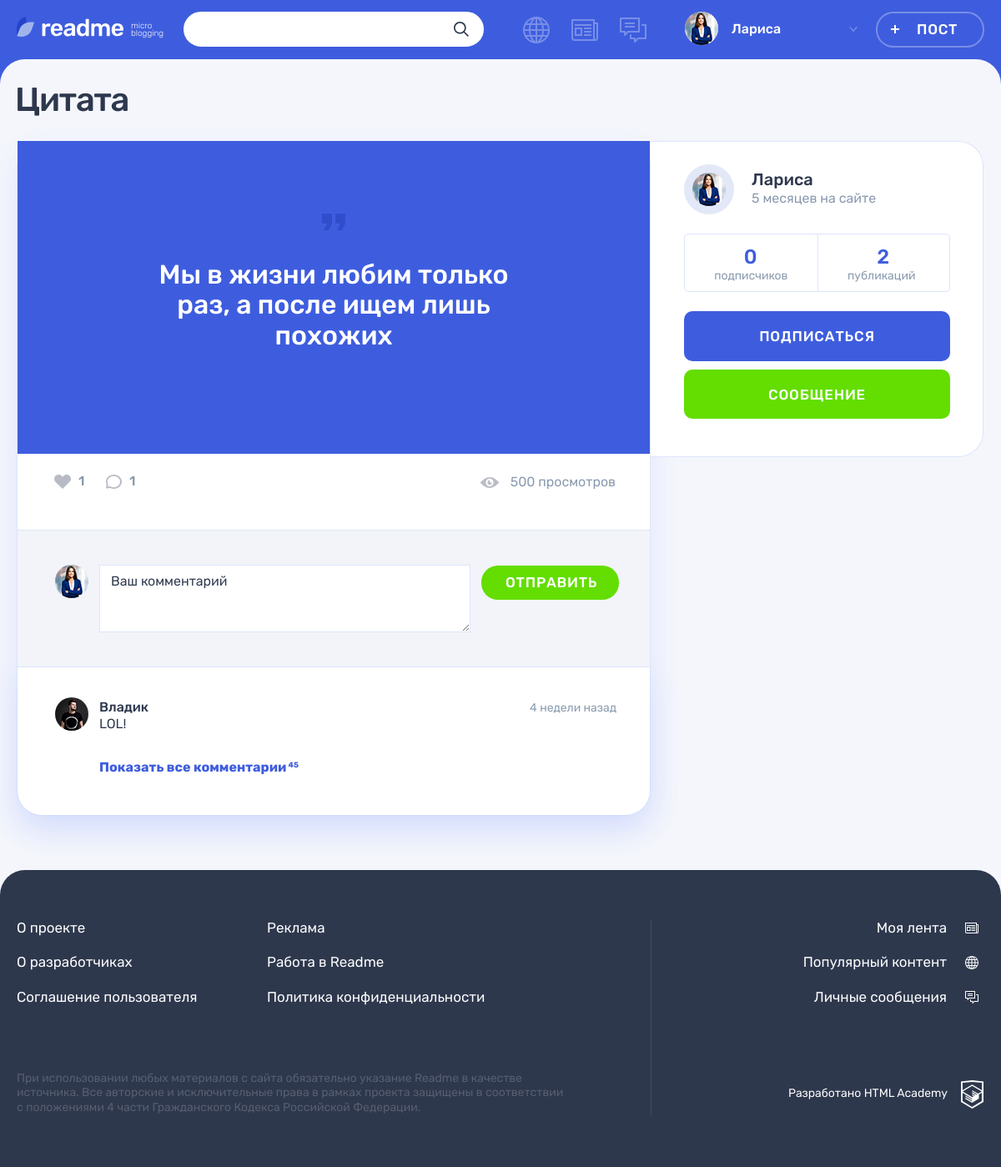
Page /post.php?postId=1 (signed in) on the committed database.
### tables this page shows
CREATE TABLE IF NOT EXISTS `users` (
  `users_id` INT NOT NULL AUTO_INCREMENT,
  `registration_date` DATETIME NOT NULL,
  `email` VARCHAR(225) NOT NULL,
  `name` VARCHAR(225) NOT NULL,
  `password` VARCHAR(225) NOT NULL,
  `avatar` VARCHAR(225) NULL,
  `contact_info` VARCHAR(225) NULL,
  PRIMARY KEY (`users_id`),
  UNIQUE INDEX `idusers_UNIQUE` (`users_id` ASC),
  UNIQUE INDEX `email_UNIQUE` (`email` ASC));

CREATE TABLE IF NOT EXISTS `posts` (
  `posts_id` INT NOT NULL AUTO_INCREMENT,
  `post_date` DATETIME NOT NULL,
  `title` TEXT(120) NOT NULL,
  `content` TEXT NOT NULL,
  `quote_author` VARCHAR(225) NULL,
  `img_url` VARCHAR(225) NULL,
  `video_url` VARCHAR(225) NULL,
  `users_site_url` VARCHAR(225) NULL,
  `number_of_views` INT NOT NULL DEFAULT 0,
  `users_id` INT NOT NULL,
  `content_types_id` INT NOT NULL,
  `isrepost` INT NOT NULL DEFAULT 0,
  `user_author_id` INT NOT NULL DEFAULT 0,
  `user_author_name` VARCHAR(225) NULL,
  `post_origin_id` INT DEFAULT 0,
  `post_origin_date` VARCHAR(225) DEFAULT 0,
  PRIMARY KEY (`posts_id`),
  INDEX `id_UNIQUE` (`posts_id` ASC),
  INDEX `users_to_posts_idx` (`users_id` ASC),
  INDEX `fk_posts_content_types1_idx` (`content_types_id` ASC),
  FULLTEXT INDEX `posts_search` (`title`, `content`),
  CONSTRAINT `users_to_posts`
    FOREIGN KEY (`users_id`)
    REFERENCES `users` (`users_id`)
    ON DELETE NO ACTION
    ON UPDATE NO ACTION,
  CONSTRAINT `posts_to_content_types`
    FOREIGN KEY (`content_types_id`)
    REFERENCES `content_types` (`content_types_id`)
    ON DELETE NO ACTION
    ON UPDATE NO ACTION);

CREATE TABLE IF NOT EXISTS `likes` (
  `likes_id` INT NOT NULL AUTO_INCREMENT,
  `likes_date` VARCHAR(255) NOT NULL,
  `post_id` INT NOT NULL,
  `user_id` INT NOT NULL,
  PRIMARY KEY (`likes_id`),
  INDEX `fk_posts_has_users_users1_idx` (`user_id` ASC),
  INDEX `fk_posts_has_users_posts1_idx` (`post_id` ASC, `likes_id` ASC),
  UNIQUE INDEX `posts_likes_id_UNIQUE` (`likes_id` ASC),
  CONSTRAINT `fk_posts_has_users_posts1`
    FOREIGN KEY (`post_id`)
    REFERENCES `posts` (`posts_id`)
    ON DELETE NO ACTION
    ON UPDATE NO ACTION,
  CONSTRAINT `fk_posts_has_users_users1`
    FOREIGN KEY (`user_id`)
    REFERENCES `users` (`users_id`)
    ON DELETE NO ACTION
    ON UPDATE NO ACTION);

CREATE TABLE IF NOT EXISTS `comments` (
  `comments_id` INT NOT NULL AUTO_INCREMENT,
  `data_time_of_origin` DATETIME NOT NULL,
  `text` TEXT NOT NULL,
  `users_id` INT NOT NULL,
  `post_id` INT NOT NULL,
  PRIMARY KEY (`comments_id`),
  UNIQUE INDEX `id_UNIQUE` (`comments_id` ASC),
  INDEX `fk_comment_users1_idx` (`users_id` ASC),
  INDEX `fk_comment_post1_idx` (`post_id` ASC),
  CONSTRAINT `users_to_comments`
    FOREIGN KEY (`users_id`)
    REFERENCES `users` (`users_id`)
    ON DELETE NO ACTION
    ON UPDATE NO ACTION,
  CONSTRAINT `posts_to_comments`
    FOREIGN KEY (`post_id`)
    REFERENCES `posts` (`posts_id`)
    ON DELETE NO ACTION
    ON UPDATE NO ACTION);

### templates/post.php (the view, shortened to what the rows shown need)
<?php foreach ($cards as $key => $card) ?>
<?php foreach ($user as $key => $userData) ?>
<main class="page__main page__main--publication">
    <div class="container">
        <h1 class="page__title page__title--publication"><?= $card['title'] ?></h1>
        <section class="post-details">
            <div class="post-details__wrapper">
                <div class="post-details__main-block post post--details">
                    <?php if ($card['type'] === 'quote'): ?>
                        <div class="post-details__image-wrapper post-quote">
                            <div class="post__main">
                                <blockquote>
                                    <p>
                                        <?= $card['content'] ?>
                                    </p>
                                </blockquote>
                            </div>
                        </div>
                    <?php elseif ($card['type'] === 'picture'): ?>
                        <div class="post-details__image-wrapper post-photo__image-wrapper">
                            <img src="<?= $card['content'] ?>" alt="Фото от пользователя" width="760" height="507">
                        </div>
                    <?php endif ?>
                    <div class="post__indicators">
                        <div class="post__buttons">
                            <a class="post__indicator post__indicator--likes button" title="Лайк"
                               data-post-id='<?= $postId ?>'>
                                <svg class="post__indicator-icon" width="20" height="17">
                                    <use xlink:href="#icon-heart<?= dbGetLike($con, $postId,
                                        $userSession['user-id']) ? '-active' : '' ?>"></use>
                                </svg>
                                <span class="<?= dbGetLike($con, $postId,
                                    $userSession['user-id']) ? '' : 'like-counter' ?>"><?= dbCountLikesToPost($con,
                                        $postId) ?></span>
                            </a>
                            <a class="post__indicator post__indicator--comments button" href="#" title="Комментарии">
                                <svg class="post__indicator-icon" width="19" height="17">
                                    <use xlink:href="#icon-comment"></use>
                                </svg>
                                <span><?= dbCountCommentsToPost($con, $postId) ?></span>
                            </a>
                        </div>
                    </div>
                    <div class="comments" id="comments">
                        <form class="comments__form form" action="?postId=<?= $postId ?>" method="post">
                            <div class="comments__my-avatar">
                                <img class="comments__picture" src="<?= $userSession['user-ava'] ?>"
                                     alt="">
                            </div>
                        </form>
                        <div class="comments__list-wrapper">
                            <ul class="comments__list">
                                <?php foreach ($comments as $key => $comment): ?>
                                    <li class="comments__item user">
                                        <div class="comments__avatar">
                                            <a class="user__avatar-link" href="#">
                                                <img class="comments__picture" src="<?= $comment['avatar'] ?>"
                                                     alt="">
                                            </a>
                                        </div>
                                        <div class="comments__info">
                                            <div class="comments__name-wrapper">
                                                <a class="comments__user-name"
                                                   href="profile.php?user=<?= $comment['users_id'] ?>&tab=posts">
                                                    <span><?= $comment['name'] ?></span>
                                                </a>
                                                <time class="comments__time"
                                                      datetime="<?= $comment['data_time_of_origin'] ?>"
                                                      title="<?= date('d.m.Y H:i',
                                                          strtotime($comment['data_time_of_origin'])) ?>"><?= showTimeGap($comment['data_time_of_origin']) . ' назад' ?></time>
                                            </div>
                                            <p class="comments__text">
                                                <?= $comment['text'] ?>
                                            </p>
                                        </div>
                                    </li>
                                <?php endforeach ?>
                            </ul>
                        </div>
                    </div>
                </div>
                <div class="post-details__user user">
                    <div class="post-details__user-info user__info">
                        <div class="post-details__avatar user__avatar">
                            <a class="post-details__avatar-link user__avatar-link"
                               href="profile.php?user=<?= $card['users_id'] ?>">
                                <img class="post-details__picture user__picture" src="<?= $card['avatar'] ?>"
                                     alt="">
                            </a>
                        </div>
                        <div class="post-details__name-wrapper user__name-wrapper">
                            <a class="post-details__name user__name"
                               href="/profile.php?user=<?= $card['users_id'] ?>&tab=posts">
                                <span><?= $card['name'] ?></span>
                            </a>
                            <time class="post-details__time user__time" datetime="<?= date('Y.m.d.',
                                strtotime($userData['registration_date'])) ?>"><?= showTimeGap($userData['registration_date']) . ' на сайте' ?></time>
                        </div>
                    </div>
                </div>
            </div>
        </section>
    </div>
</main>

### templates/layout.php (shortened to what the rows shown need)
<!DOCTYPE html>
<html lang="ru">
<head>
    <link rel="stylesheet" href="css/main.css">
    <link rel="stylesheet" href="css/style.css">
</head>
<body class="page">
<header class="header">
    <div class="header__wrapper container">
        <div class="header__nav-wrapper">
            <nav class="header__nav">
                <?php
                if (isset($userSession['user-name'])) :
                    ?>
                    <ul class="header__my-nav">
                        <li class="header__my-page header__my-page--popular">
                            <a class="header__page-link<?= ($getBlock === 'pop') ? ' header__page-link--active' : '' ?>"
                               href="popular.php?block=pop&sort=pop&tab=all&page=1" title="Популярный контент">
                            </a>
                        </li>
                        <li class="header__my-page header__my-page--feed">
                            <a class="header__page-link<?= ($getBlock === 'feed') ? ' header__page-link--active' : '' ?>"
                               title="Моя лента" href="feed.php?block=feed&tab=all">
                            </a>
                        </li>
                        <li class="header__my-page header__my-page--messages">
                            <a class="header__page-link<?= ($getBlock === 'messages') ? ' header__page-link--active' : '' ?>" href="messages.php?block=messages" title="Личные сообщения">
                            </a>
                        </li>
                    </ul>
                    <ul class="header__user-nav">
                        <li class="header__profile">
                            <a class="header__profile-link" href="profile.php?user=<?= $userSession['user-id']?>">
                                <div class="header__avatar-wrapper">
                                    <img class="header__profile-avatar" src="<?= $userSession['user-ava'] ?>"
                                         alt="">
                                </div>
                                <div class="header__profile-name">
                                    <span><?= $userSession['user-name'] ?></span>
                                    <svg class="header__link-arrow" width="10" height="6">
                                        <use xlink:href="#icon-arrow-right-ad"></use>
                                    </svg>
                                </div>
                            </a>
                        </li>
                        <li>
                            <a class="header__post-button button button--transparent" href="add.php">Пост</a>
                        </li>
                    </ul>
                <?php endif ?>
            </nav>
        </div>
    </div>
</header>
<?= $content ?>
</body>
</html>

### rows in the picture
users: avatar (picture), name "Лариса", registration_date "5 месяцев"
posts: title "Цитата", content "Мы в жизни любим только раз, а после ищем лишь похожих", users.avatar (picture), users.name "Лариса"
likes: likes_id "1"
comments: users.avatar (picture), users.name "Владик", data_time_of_origin "4 недели", text "LOL!"

### other values in the picture
$userDataSubs "0"
$userDataPosts "2"
